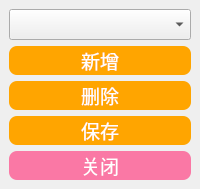
             <widget class="QWidget" name="widget_18" native="true">
              <property name="styleSheet">
               <string notr="true">#widget_15 {border:1px solid #242424;
border-color: rgb(200, 200, 200);}</string>
              </property>
              <layout class="QVBoxLayout" name="verticalLayout_32" stretch="0,0,0,0,0">
               <property name="spacing">
                <number>6</number>
               </property>
               <property name="leftMargin">
                <number>9</number>
               </property>
               <property name="topMargin">
                <number>9</number>
               </property>
               <property name="rightMargin">
                <number>9</number>
               </property>
               <property name="bottomMargin">
                <number>9</number>
               </property>
               <item>
                <widget class="QComboBox" name="comboBox_color">
                 <property name="sizePolicy">
                  <sizepolicy hsizetype="Preferred" vsizetype="Preferred">
                   <horstretch>0</horstretch>
                   <verstretch>0</verstretch>
                  </sizepolicy>
                 </property>
                 <property name="font">
                  <font>
                   <pointsize>14</pointsize>
                  </font>
                 </property>
                 <property name="styleSheet">
                  <string notr="true"/>
                 </property>
                </widget>
               </item>
               <item>
                <widget class="QPushButton" name="pushButton_addcolor">
                 <property name="sizePolicy">
                  <sizepolicy hsizetype="Preferred" vsizetype="Preferred">
                   <horstretch>0</horstretch>
                   <verstretch>0</verstretch>
                  </sizepolicy>
                 </property>
                 <property name="palette">
                  <palette>
                   <active>
                    <colorrole role="Button">
                     <brush brushstyle="SolidPattern">
                      <color alpha="255">
                       <red>255</red>
                       <green>165</green>
                       <blue>0</blue>
                      </color>
                     </brush>
                    </colorrole>
                    <colorrole role="ButtonText">
                     <brush brushstyle="SolidPattern">
                      <color alpha="255">
                       <red>255</red>
                       <green>255</green>
                       <blue>255</blue>
                      </color>
                     </brush>
                    </colorrole>
                    <colorrole role="Base">
                     <brush brushstyle="SolidPattern">
                      <color alpha="255">
                       <red>255</red>
                       <green>165</green>
                       <blue>0</blue>
                      </color>
                     </brush>
                    </colorrole>
                    <colorrole role="Window">
                     <brush brushstyle="SolidPattern">
                      <color alpha="255">
                       <red>255</red>
                       <green>165</green>
                       <blue>0</blue>
                      </color>
                     </brush>
                    </colorrole>
                   </active>
                   <inactive>
                    <colorrole role="Button">
                     <brush brushstyle="SolidPattern">
                      <color alpha="255">
                       <red>255</red>
                       <green>165</green>
                       <blue>0</blue>
                      </color>
                     </brush>
                    </colorrole>
                    <colorrole role="ButtonText">
                     <brush brushstyle="SolidPattern">
                      <color alpha="255">
                       <red>255</red>
                       <green>255</green>
                       <blue>255</blue>
                      </color>
                     </brush>
                    </colorrole>
                    <colorrole role="Base">
                     <brush brushstyle="SolidPattern">
                      <color alpha="255">
                       <red>255</red>
                       <green>165</green>
                       <blue>0</blue>
                      </color>
                     </brush>
                    </colorrole>
                    <colorrole role="Window">
                     <brush brushstyle="SolidPattern">
                      <color alpha="255">
                       <red>255</red>
                       <green>165</green>
                       <blue>0</blue>
                      </color>
                     </brush>
                    </colorrole>
                   </inactive>
                   <disabled>
                    <colorrole role="Button">
                     <brush brushstyle="SolidPattern">
                      <color alpha="255">
                       <red>255</red>
                       <green>165</green>
                       <blue>0</blue>
                      </color>
                     </brush>
                    </colorrole>
                    <colorrole role="ButtonText">
                     <brush brushstyle="SolidPattern">
                      <color alpha="255">
                       <red>120</red>
                       <green>120</green>
                       <blue>120</blue>
                      </color>
                     </brush>
                    </colorrole>
                    <colorrole role="Base">
                     <brush brushstyle="SolidPattern">
                      <color alpha="255">
                       <red>255</red>
                       <green>165</green>
                       <blue>0</blue>
                      </color>
                     </brush>
                    </colorrole>
                    <colorrole role="Window">
                     <brush brushstyle="SolidPattern">
                      <color alpha="255">
                       <red>255</red>
                       <green>165</green>
                       <blue>0</blue>
                      </color>
                     </brush>
                    </colorrole>
                   </disabled>
                  </palette>
                 </property>
                 <property name="font">
                  <font>
                   <family>黑体</family>
                   <pointsize>14</pointsize>
                  </font>
                 </property>
                 <property name="styleSheet">
                  <string notr="true">QPushButton{background-color: rgb(255, 165, 0);}
QPushButton:hover{background-color:  rgb(255, 210, 0);}
QPushButton{border-radius:8px;}</string>
                 </property>
                 <property name="text">
                  <string>新增</string>
                 </property>
                </widget>
               </item>
               <item>
                <widget class="QPushButton" name="pushButton_deletecolor">
                 <property name="sizePolicy">
                  <sizepolicy hsizetype="Preferred" vsizetype="Preferred">
                   <horstretch>0</horstretch>
                   <verstretch>0</verstretch>
                  </sizepolicy>
                 </property>
                 <property name="palette">
                  <palette>
                   <active>
                    <colorrole role="Button">
                     <brush brushstyle="SolidPattern">
                      <color alpha="255">
                       <red>255</red>
                       <green>165</green>
                       <blue>0</blue>
                      </color>
                     </brush>
                    </colorrole>
                    <colorrole role="ButtonText">
                     <brush brushstyle="SolidPattern">
                      <color alpha="255">
                       <red>255</red>
                       <green>255</green>
                       <blue>255</blue>
                      </color>
                     </brush>
                    </colorrole>
                    <colorrole role="Base">
                     <brush brushstyle="SolidPattern">
                      <color alpha="255">
                       <red>255</red>
                       <green>165</green>
                       <blue>0</blue>
                      </color>
                     </brush>
                    </colorrole>
                    <colorrole role="Window">
                     <brush brushstyle="SolidPattern">
                      <color alpha="255">
                       <red>255</red>
                       <green>165</green>
                       <blue>0</blue>
                      </color>
                     </brush>
                    </colorrole>
                   </active>
                   <inactive>
                    <colorrole role="Button">
                     <brush brushstyle="SolidPattern">
                      <color alpha="255">
                       <red>255</red>
                       <green>165</green>
                       <blue>0</blue>
                      </color>
                     </brush>
                    </colorrole>
                    <colorrole role="ButtonText">
                     <brush brushstyle="SolidPattern">
                      <color alpha="255">
                       <red>255</red>
                       <green>255</green>
                       <blue>255</blue>
                      </color>
                     </brush>
                    </colorrole>
                    <colorrole role="Base">
                     <brush brushstyle="SolidPattern">
                      <color alpha="255">
                       <red>255</red>
                       <green>165</green>
                       <blue>0</blue>
                      </color>
                     </brush>
                    </colorrole>
                    <colorrole role="Window">
                     <brush brushstyle="SolidPattern">
                      <color alpha="255">
                       <red>255</red>
                       <green>165</green>
                       <blue>0</blue>
                      </color>
                     </brush>
                    </colorrole>
                   </inactive>
                   <disabled>
                    <colorrole role="Button">
                     <brush brushstyle="SolidPattern">
                      <color alpha="255">
                       <red>255</red>
                       <green>165</green>
                       <blue>0</blue>
                      </color>
                     </brush>
                    </colorrole>
                    <colorrole role="ButtonText">
                     <brush brushstyle="SolidPattern">
                      <color alpha="255">
                       <red>120</red>
                       <green>120</green>
                       <blue>120</blue>
                      </color>
                     </brush>
                    </colorrole>
                    <colorrole role="Base">
                     <brush brushstyle="SolidPattern">
                      <color alpha="255">
                       <red>255</red>
                       <green>165</green>
                       <blue>0</blue>
                      </color>
                     </brush>
                    </colorrole>
                    <colorrole role="Window">
                     <brush brushstyle="SolidPattern">
                      <color alpha="255">
                       <red>255</red>
                       <green>165</green>
                       <blue>0</blue>
                      </color>
                     </brush>
                    </colorrole>
                   </disabled>
                  </palette>
                 </property>
                 <property name="font">
                  <font>
                   <family>黑体</family>
                   <pointsize>14</pointsize>
                  </font>
                 </property>
                 <property name="styleSheet">
                  <string notr="true">QPushButton{background-color: rgb(255, 165, 0);}
QPushButton:hover{background-color:  rgb(255, 210, 0);}
QPushButton{border-radius:8px;}</string>
                 </property>
                 <property name="text">
                  <string>删除</string>
                 </property>
                </widget>
               </item>
               <item>
                <widget class="QPushButton" name="pushButton_labWrite">
                 <property name="sizePolicy">
                  <sizepolicy hsizetype="Preferred" vsizetype="Preferred">
                   <horstretch>0</horstretch>
                   <verstretch>0</verstretch>
                  </sizepolicy>
                 </property>
                 <property name="palette">
                  <palette>
                   <active>
                    <colorrole role="Button">
                     <brush brushstyle="SolidPattern">
                      <color alpha="255">
                       <red>255</red>
                       <green>165</green>
                       <blue>0</blue>
                      </color>
                     </brush>
                    </colorrole>
                    <colorrole role="ButtonText">
                     <brush brushstyle="SolidPattern">
                      <color alpha="255">
                       <red>255</red>
                       <green>255</green>
                       <blue>255</blue>
                      </color>
                     </brush>
                    </colorrole>
                    <colorrole role="Base">
                     <brush brushstyle="SolidPattern">
                      <color alpha="255">
                       <red>255</red>
                       <green>165</green>
                       <blue>0</blue>
                      </color>
                     </brush>
                    </colorrole>
                    <colorrole role="Window">
                     <brush brushstyle="SolidPattern">
                      <color alpha="255">
                       <red>255</red>
                       <green>165</green>
                       <blue>0</blue>
                      </color>
                     </brush>
                    </colorrole>
                   </active>
                   <inactive>
                    <colorrole role="Button">
                     <brush brushstyle="SolidPattern">
                      <color alpha="255">
                       <red>255</red>
                       <green>165</green>
                       <blue>0</blue>
                      </color>
                     </brush>
                    </colorrole>
                    <colorrole role="ButtonText">
                     <brush brushstyle="SolidPattern">
                      <color alpha="255">
                       <red>255</red>
                       <green>255</green>
                       <blue>255</blue>
                      </color>
                     </brush>
                    </colorrole>
                    <colorrole role="Base">
                     <brush brushstyle="SolidPattern">
                      <color alpha="255">
                       <red>255</red>
                       <green>165</green>
                       <blue>0</blue>
                      </color>
                     </brush>
                    </colorrole>
                    <colorrole role="Window">
                     <brush brushstyle="SolidPattern">
                      <color alpha="255">
                       <red>255</red>
                       <green>165</green>
                       <blue>0</blue>
                      </color>
                     </brush>
                    </colorrole>
                   </inactive>
                   <disabled>
                    <colorrole role="Button">
                     <brush brushstyle="SolidPattern">
                      <color alpha="255">
                       <red>255</red>
                       <green>165</green>
                       <blue>0</blue>
                      </color>
                     </brush>
                    </colorrole>
                    <colorrole role="ButtonText">
                     <brush brushstyle="SolidPattern">
                      <color alpha="255">
                       <red>120</red>
                       <green>120</green>
                       <blue>120</blue>
                      </color>
                     </brush>
                    </colorrole>
                    <colorrole role="Base">
                     <brush brushstyle="SolidPattern">
                      <color alpha="255">
                       <red>255</red>
                       <green>165</green>
                       <blue>0</blue>
                      </color>
                     </brush>
                    </colorrole>
                    <colorrole role="Window">
                     <brush brushstyle="SolidPattern">
                      <color alpha="255">
                       <red>255</red>
                       <green>165</green>
                       <blue>0</blue>
                      </color>
                     </brush>
                    </colorrole>
                   </disabled>
                  </palette>
                 </property>
                 <property name="font">
                  <font>
                   <family>黑体</family>
                   <pointsize>14</pointsize>
                  </font>
                 </property>
                 <property name="styleSheet">
                  <string notr="true">QPushButton{background-color: rgb(255, 165, 0);}
QPushButton:hover{background-color:  rgb(255, 210, 0);}
QPushButton{border-radius:8px;}</string>
                 </property>
                 <property name="text">
                  <string>保存</string>
                 </property>
                </widget>
               </item>
               <item>
                <widget class="QPushButton" name="color_switch_button">
                 <property name="sizePolicy">
                  <sizepolicy hsizetype="Preferred" vsizetype="Preferred">
                   <horstretch>0</horstretch>
                   <verstretch>0</verstretch>
                  </sizepolicy>
                 </property>
                 <property name="palette">
                  <palette>
                   <active>
                    <colorrole role="Button">
                     <brush brushstyle="SolidPattern">
                      <color alpha="255">
                       <red>250</red>
                       <green>120</green>
                       <blue>165</blue>
                      </color>
                     </brush>
                    </colorrole>
                    <colorrole role="ButtonText">
                     <brush brushstyle="SolidPattern">
                      <color alpha="255">
                       <red>255</red>
                       <green>255</green>
                       <blue>255</blue>
                      </color>
                     </brush>
                    </colorrole>
                    <colorrole role="Base">
                     <brush brushstyle="SolidPattern">
                      <color alpha="255">
                       <red>250</red>
                       <green>120</green>
                       <blue>165</blue>
                      </color>
                     </brush>
                    </colorrole>
                    <colorrole role="Window">
                     <brush brushstyle="SolidPattern">
                      <color alpha="255">
                       <red>250</red>
                       <green>120</green>
                       <blue>165</blue>
                      </color>
                     </brush>
                    </colorrole>
                   </active>
                   <inactive>
                    <colorrole role="Button">
                     <brush brushstyle="SolidPattern">
                      <color alpha="255">
                       <red>250</red>
                       <green>120</green>
                       <blue>165</blue>
                      </color>
                     </brush>
                    </colorrole>
                    <colorrole role="ButtonText">
                     <brush brushstyle="SolidPattern">
                      <color alpha="255">
                       <red>255</red>
                       <green>255</green>
                       <blue>255</blue>
                      </color>
                     </brush>
                    </colorrole>
                    <colorrole role="Base">
                     <brush brushstyle="SolidPattern">
                      <color alpha="255">
                       <red>250</red>
                       <green>120</green>
                       <blue>165</blue>
                      </color>
                     </brush>
                    </colorrole>
                    <colorrole role="Window">
                     <brush brushstyle="SolidPattern">
                      <color alpha="255">
                       <red>250</red>
                       <green>120</green>
                       <blue>165</blue>
                      </color>
                     </brush>
                    </colorrole>
                   </inactive>
                   <disabled>
                    <colorrole role="Button">
                     <brush brushstyle="SolidPattern">
                      <color alpha="255">
                       <red>250</red>
                       <green>120</green>
                       <blue>165</blue>
                      </color>
                     </brush>
                    </colorrole>
                    <colorrole role="ButtonText">
                     <brush brushstyle="SolidPattern">
                      <color alpha="255">
                       <red>120</red>
                       <green>120</green>
                       <blue>120</blue>
                      </color>
                     </brush>
                    </colorrole>
                    <colorrole role="Base">
                     <brush brushstyle="SolidPattern">
                      <color alpha="255">
                       <red>250</red>
                       <green>120</green>
                       <blue>165</blue>
                      </color>
                     </brush>
                    </colorrole>
                    <colorrole role="Window">
                     <brush brushstyle="SolidPattern">
                      <color alpha="255">
                       <red>250</red>
                       <green>120</green>
                       <blue>165</blue>
                      </color>
                     </brush>
                    </colorrole>
                   </disabled>
                  </palette>
                 </property>
                 <property name="font">
                  <font>
                   <family>黑体</family>
                   <pointsize>14</pointsize>
                  </font>
                 </property>
                 <property name="styleSheet">
                  <string notr="true">QPushButton{background-color: rgb(250, 120, 165);}
QPushButton:hover{background-color:  rgb(238, 120, 165);}
QPushButton{border-radius:8px;}</string>
                 </property>
                 <property name="text">
                  <string>关闭</string>
                 </property>
                </widget>
               </item>
              </layout>
             </widget>
